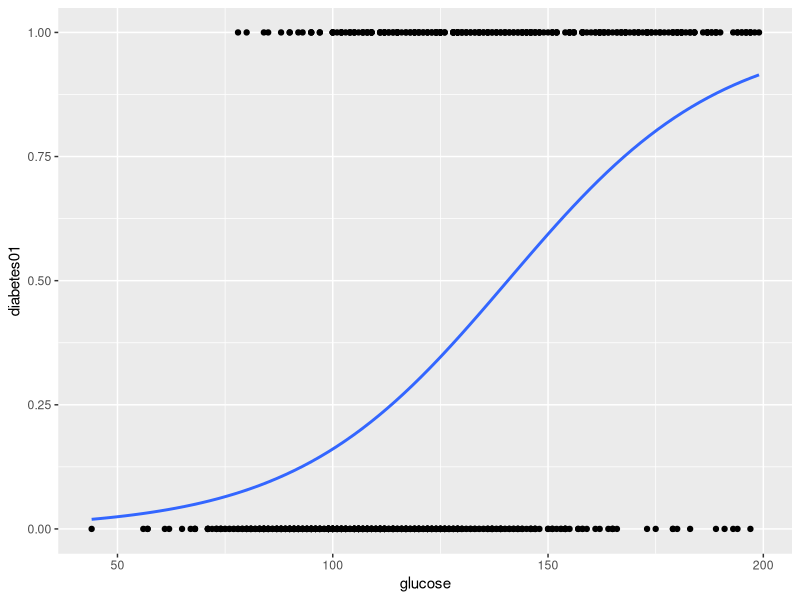

Recreate this plot in R.
## ---- chunk 1
#leemos los datos:
library(readxl)
hbp <- read_excel("data/mod_empiricos.xlsx", 
                            sheet = "hbp")
## ---- chunk 2
#modelo logístico:
highbp <- glm(dxhigh ~ age + bmi + menop, data = hbp,
              family=binomial(logit))
#resumen de los resultados:
summary(highbp)
#obtener los coeficientes como ORs:
exp(cbind(OR = coef(highbp), confint(highbp)))
## ---- chunk 3
# paquetes
library(tidyverse)
library(caret)
library(mlbench)
# cargar datos (estos son directamente del paquete mlbench, en su caso debe usar readxl o similar)
data("PimaIndiansDiabetes2", package = "mlbench")
# inspeccionar los datos
sample_n(PimaIndiansDiabetes2, 6)
## ---- chunk 4
# Split the data into training and test set
set.seed(123)
training.samples <- PimaIndiansDiabetes2$diabetes %>% 
  createDataPartition(p = 0.8, list = FALSE)
train.data  <- PimaIndiansDiabetes2[training.samples, ]
test.data <- PimaIndiansDiabetes2[-training.samples, ]
## ---- chunk 5
library(MASS)
# Fit the model
model <- glm(diabetes ~., data = train.data, family = binomial)
# Summarize the final selected model
summary(model)
## ---- chunk 6
library(ggplot2)
#pasar datos de diabetes "pos" y "neg" a 1s y 0s
diabetes01 <- ifelse(PimaIndiansDiabetes2$diabetes == "pos", 1, 0)
#gráfica con curva logística
ggplot(PimaIndiansDiabetes2, aes(x=glucose, y=diabetes01, na.rm = TRUE)) +
  geom_point() +
  geom_smooth(method = "glm", 
    method.args = list(family = "binomial"), 
    se = FALSE)
## ---- chunk 7
# Make predictions
probabilities <- model %>% predict(test.data, type = "response")
predicted.classes <- ifelse(probabilities > 0.5, "pos", "neg")
# Prediction accuracy
observed.classes <- test.data$diabetes
mean(predicted.classes == observed.classes, na.rm = TRUE)
